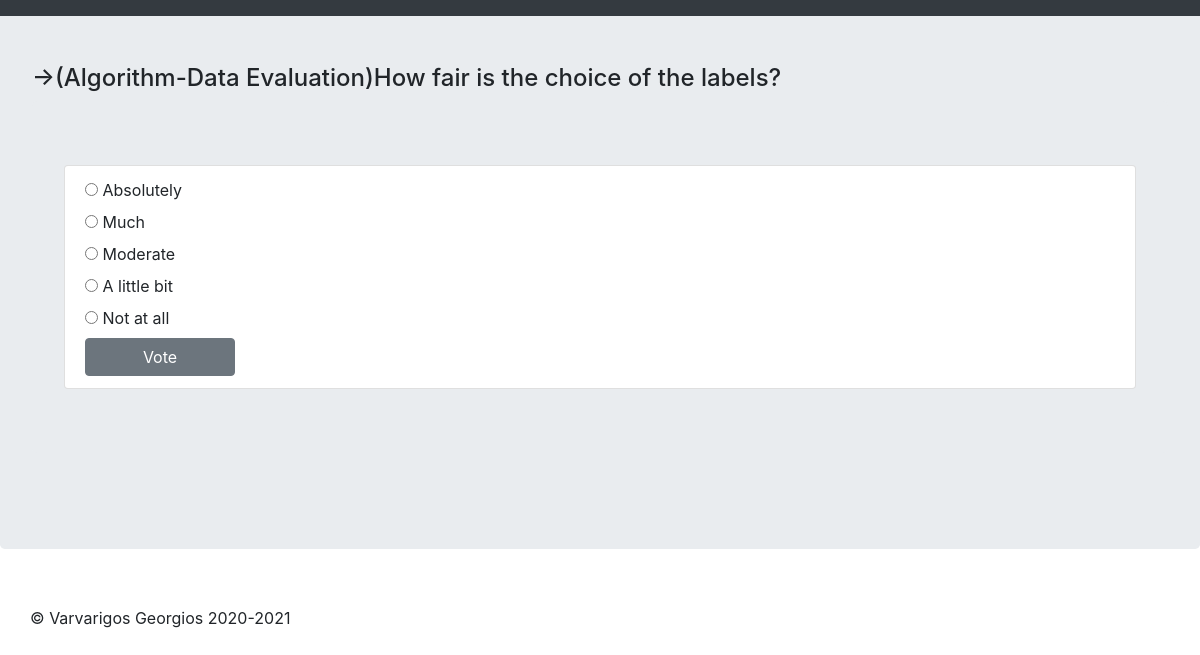
The page /polls/802/ on the database its author committed.
### polls/models.py (models this page shows, shortened)
class Question(models.Model):
    question_text = models.CharField(max_length=1000)
    pub_date = models.DateTimeField('date published')
    def was_published_recently(self):
        now = timezone.now()
        return now - datetime.timedelta(days=1) <= self.pub_date <= now
    was_published_recently.admin_order_field = 'pub_date'
    was_published_recently.boolean = True
    was_published_recently.short_description = 'Published recently?'

class Choice(models.Model):
    question = models.ForeignKey(Question, on_delete=models.CASCADE)
    choice_text = models.CharField(max_length=200, )
    votes = models.IntegerField(default=0)
    answer_text = models.CharField(max_length=200, blank=True)
    class Meta:
        db_table = 'polls_choice'

### polls/views.py (the view)
# urls.py: path('<int:pk>/', views.DetailView.as_view(), name='detail'),
class DetailView(generic.DetailView):
    model = Question
    template_name = 'polls/detail2.html'
    def get_queryset(self):
        return Question.objects.filter(pub_date__lte=timezone.now())

### polls/templates/polls/detail2.html (shortened to what this page needs)
<!DOCTYPE html>
<!DOCTYPE html>
<html lang="en">
<head>
    {% load static %}
    <link rel="stylesheet" href="https://stackpath.bootstrapcdn.com/bootstrap/4.5.2/css/bootstrap.min.css">
    <link rel="stylesheet" href="https://maxcdn.bootstrapcdn.com/font-awesome/4.7.0/css/font-awesome.min.css">
</head>
<body>
<nav class="navbar navbar-expand-md navbar-dark fixed-top bg-dark"></nav>
<main role="main">
    <div class="jumbotron">
        <h4 class="panel-title">&rarr;{{ question.question_text }}</h4>
        <div class="jumbotron ">
            <ul class="list-group">
                <li class="list-group-item">
                    <form action="{% url 'polls:vote' question.id %}" method="post">
                        <strong> {% for choice in question.choice_set.all %}</strong>
                        <input type="radio" name="choice" id="choice{{ forloop.counter }}"
                               value="{{ choice.id }}">
                        <label for="choice{{ forloop.counter }}">{{ choice.choice_text }}</label><br>
                        {% endfor %}
                        <input type="submit" style="width: 150px !important;" class="btn btn-secondary" value="Vote">
                    </form>
                </li>
            </ul>
        </div>
    </div>
</main>
<footer class="container" style="padding: 25px 0px 5px!important" >
    <p>© Varvarigos Georgios 2020-2021</p>
</footer>
</body>
</html>

### rows shown on the page
Question: question_text "(Algorithm-Data Evaluation)How fair is the choice of the labels?"
Choice: choice_text "Absolutely"
Choice: choice_text "Much"
Choice: choice_text "Moderate"
Choice: choice_text "A little bit"
Choice: choice_text "Not at all"
